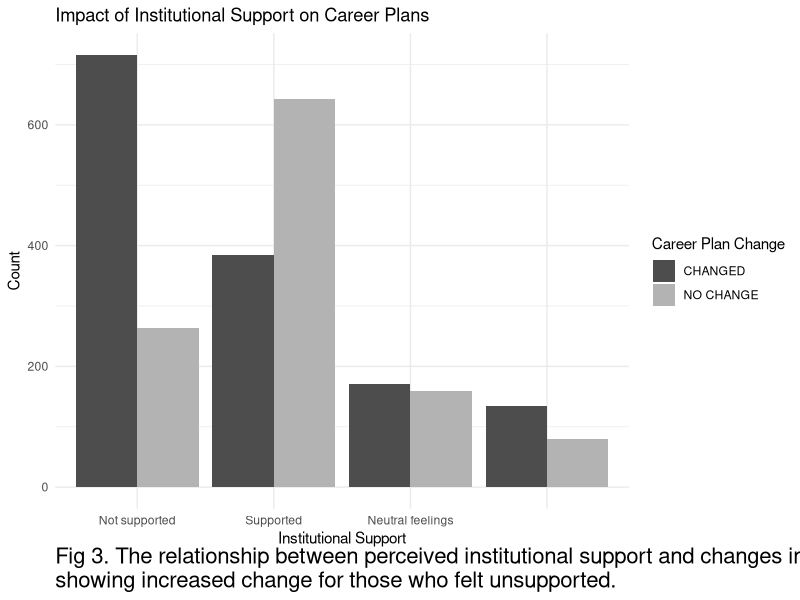
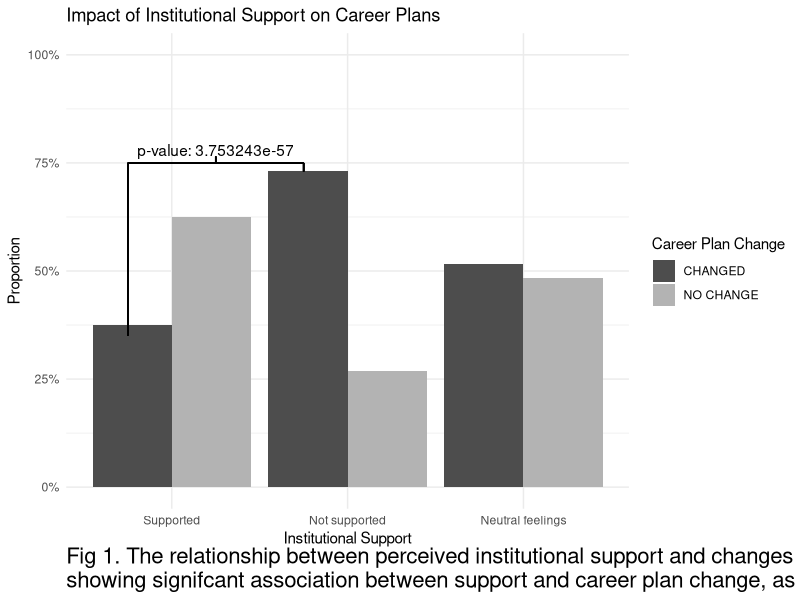
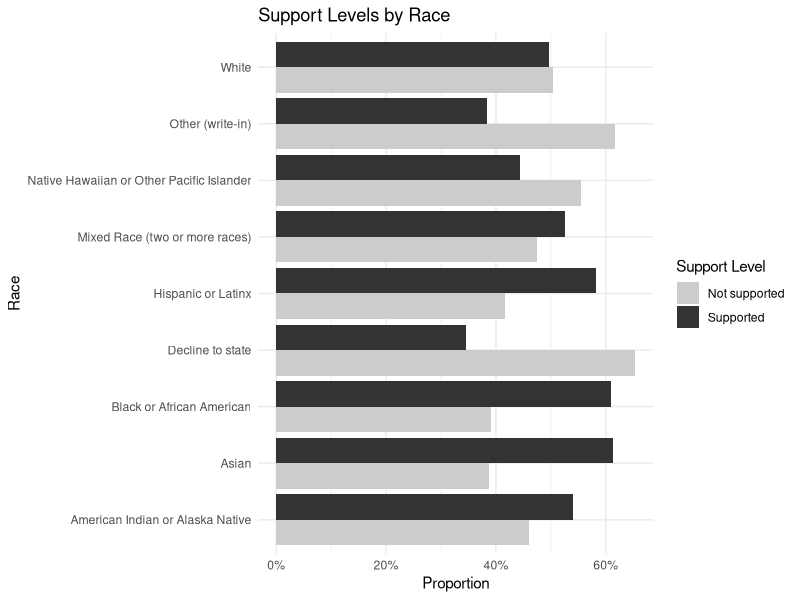
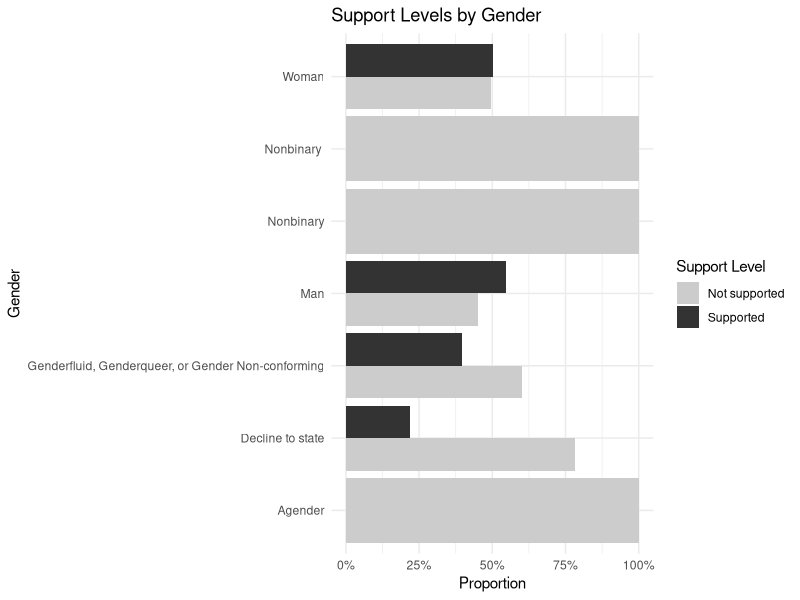
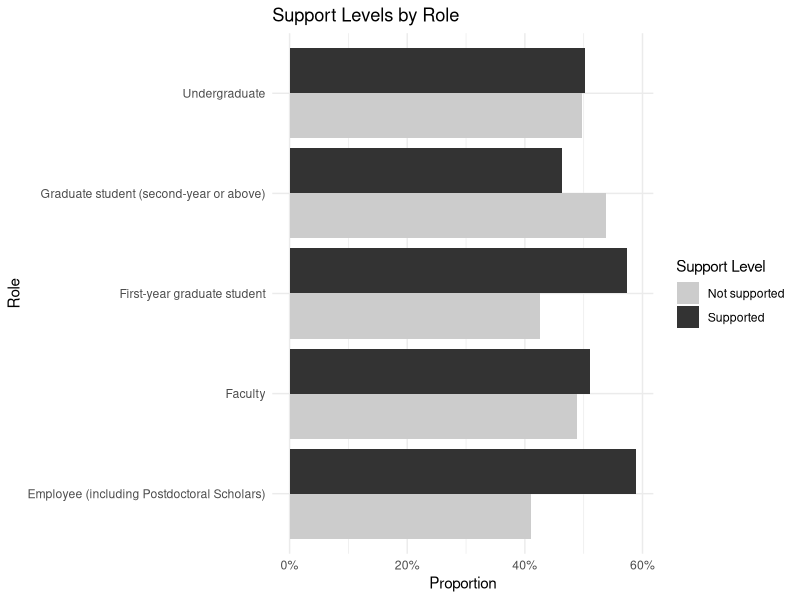
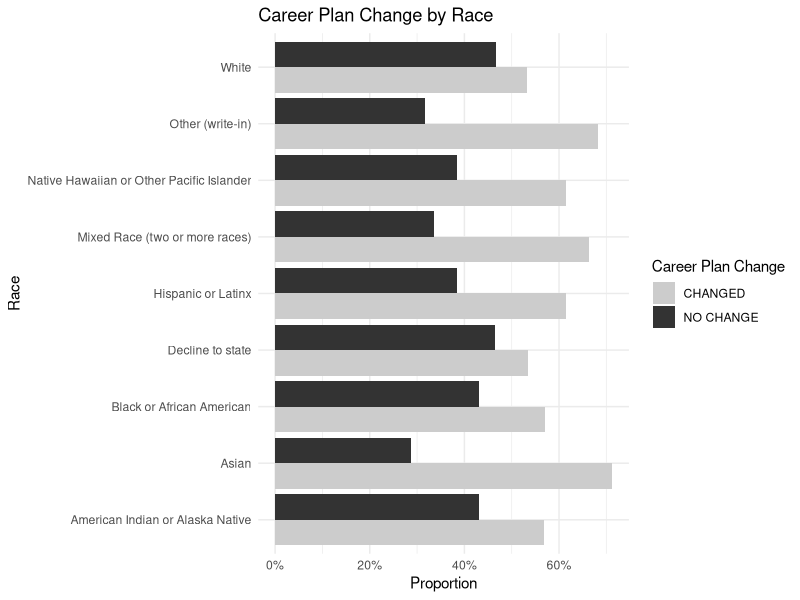
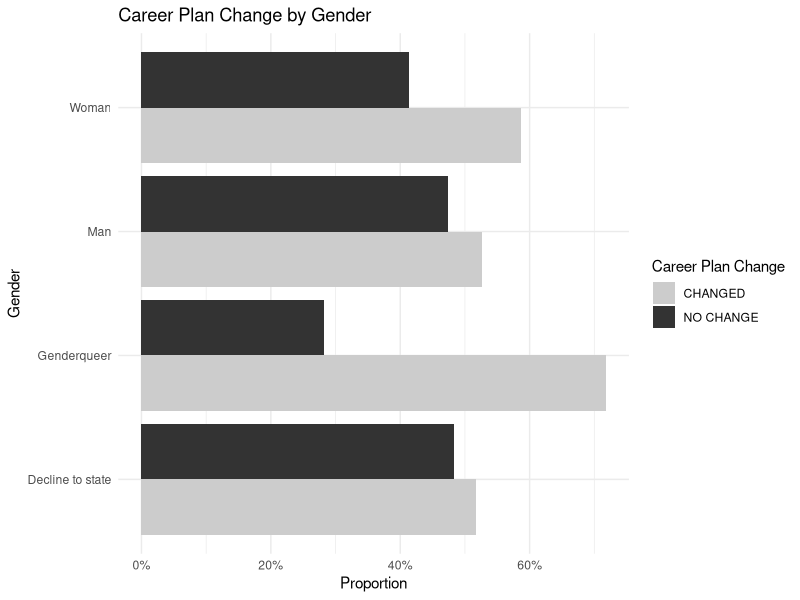
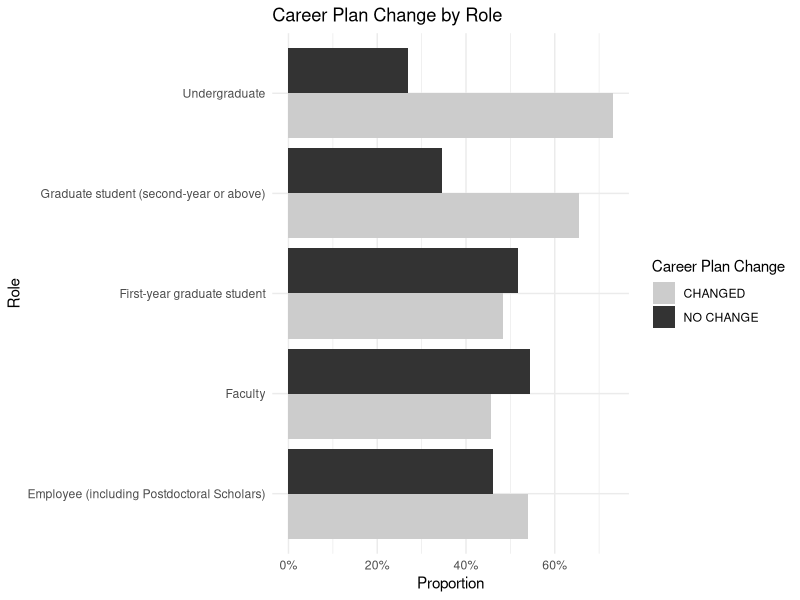

Write the R code that produced these figures, in order. (Note: this script raises an error after producing the figures.)
## ---- chunk 1
library(tidyverse)
library(patchwork)
library(ggsignif)
library(kableExtra)
library(ggrepel)
data <- read.csv("data_all.csv", skip = 1)
## ---- chunk 2
df_supported <- data %>% 
  rename(Supported = Did.you.feel.supported.from.your.institution..department..team..etc...,
         Changed = How.has.COVID.19.changed.and.or.altered.your.academic.or.professional.plans...Some.examples..programs.you.will.apply.to..jobs.you.will.apply.to..interest.level.in.certain.career.paths.) %>% 
  select(Supported, Changed)

df_supported <- df_supported %>%
  mutate(Supported = case_when(
    Supported %in% c("Supported", "supported") ~ "Supported",
    Supported %in% c("Not supported", "Not Supported", "not supported") ~ "Not supported",
    Supported %in% c("Neutral feelings", "Neutral feellings", "neutral feelings") ~ "Neutral feelings",
    TRUE ~ Supported
  ))


head(df_supported)
## ---- chunk 3
contingency_table <- table(df_supported$Supported, df_supported$Changed)
chisq_test <- chisq.test(contingency_table)
p_value <- chisq_test$p.value
## ---- chunk 4
summarized_df <- df_supported %>%
  group_by(Supported, Changed) %>%
  summarise(Count = n()) %>%
  ungroup()

summarized_df <- summarized_df %>%
  arrange(desc(Count)) %>%
  mutate(Supported = factor(Supported, levels = unique(Supported)))

ggplot(summarized_df, aes(x = Supported, y = Count, fill = Changed)) +
  geom_bar(stat = "identity", position = "dodge") +
  labs(title = "Impact of Institutional Support on Career Plans",
       x = "Institutional Support",
       y = "Count",
       fill = "Career Plan Change",
       caption = "Fig 3. The relationship between perceived institutional support and changes in academic or professional plans due to COVID-19,\nshowing increased change for those who felt unsupported.") +
  scale_fill_manual(values = c("NO CHANGE" = "grey70", "CHANGED" = "grey30")) +
  theme_minimal() +
  theme(plot.caption = element_text(hjust = 0, margin = margin(t = 0, r = 0, b = 0, l = 0), size = 16))
## ---- chunk 5
df_filtered <- df_supported %>%
  filter(Supported %in% c("Not supported", "Supported", "Neutral feelings"))

summarized_df <- df_filtered %>%
  group_by(Supported, Changed) %>%
  summarise(Count = n()) %>%
  mutate(Proportion = Count / sum(Count)) %>%
  ungroup()

summarized_df$Supported <- factor(summarized_df$Supported, levels = c("Supported", "Not supported", "Neutral feelings"))

ggplot(summarized_df, aes(x = Supported, y = Proportion, fill = Changed)) +
  geom_bar(stat = "identity", position = "dodge") +
  labs(title = "Impact of Institutional Support on Career Plans",
       x = "Institutional Support",
       y = "Proportion",
       fill = "Career Plan Change",
       caption = "Fig 1. The relationship between perceived institutional support and changes in academic or professional plans due to COVID-19,\nshowing signifcant association between support and career plan change, as shown from p-value from chi-square test of independence.") +
  scale_fill_manual(values = c("NO CHANGE" = "grey70", "CHANGED" = "grey30")) +
  theme_minimal() +
  scale_y_continuous(labels = scales::percent_format(), limits = c(0, 1)) +
  theme(plot.caption = element_text(hjust = 0, margin = margin(t = 0, r = 0, b = 0, l = 0), size = 16)) +
  geom_segment(aes(x = 1 - 0.25, xend = 2 - 0.25, y = 0.75, yend = 0.75)) +
  geom_segment(aes(x = 1 - 0.25, xend = 1 - 0.25, y = 0.35, yend = 0.75)) +
  geom_segment(aes(x = 2 - 0.25, xend = 2 - 0.25, y = 0.73, yend = 0.75)) +
  geom_segment(aes(x = (1.75 + 0.75) / 2, xend = (1.75 + 0.75) / 2, y = 0.75, yend = 0.765)) +
  annotate("text", x = (1.75 + 0.75) / 2, y = 0.78, label = paste("p-value:", format(p_value, scientific = TRUE)))

## ---- chunk 6
df_supported <- data %>% 
  rename(Supported = Did.you.feel.supported.from.your.institution..department..team..etc...,
         Race = What.is.your.race.and.or.ethnicity..Check.all.that.apply....Selected.Choice,
         Gender = How.would.you.describe.yourself...Mark.one.answer....Selected.Choice
         ) %>% 
  select(Race, Gender, Role, Supported)

df_supported <- df_supported %>%
  mutate(Supported = case_when(
    Supported %in% c("Supported", "supported") ~ "Supported",
    Supported %in% c("Not supported", "Not Supported", "not supported") ~ "Not supported",
    Supported %in% c("Neutral feelings", "Neutral feellings", "neutral feelings") ~ "Neutral feelings",
    Supported == "" ~ "Not coded yet",
    TRUE ~ Supported
  ))

df_supported <- df_supported %>%
  filter(Supported %in% c("Supported", "Not supported"))
df_supported <- df_supported %>%
  separate_rows(Race, sep = ",\\s*")
## ---- chunk 7
df_race <- df_supported %>%
  group_by(Race, Supported) %>%
  summarise(count = n()) %>%
  mutate(proportion = count / sum(count))

ggplot(df_race, aes(x = Race, y = proportion, fill = Supported)) +
  geom_bar(stat = "identity", position = "dodge") +
  scale_y_continuous(labels = scales::percent_format()) +
  scale_fill_grey(start = 0.8, end = 0.2) +
  labs(title = "Support Levels by Race",
       x = "Race",
       y = "Proportion",
       fill = "Support Level") +
  theme_minimal() +
  coord_flip()

df_gender <- df_supported %>%
  group_by(Gender, Supported) %>%
  summarise(count = n()) %>%
  mutate(proportion = count / sum(count))

ggplot(df_gender, aes(x = Gender, y = proportion, fill = Supported)) +
  geom_bar(stat = "identity", position = "dodge") +
  scale_y_continuous(labels = scales::percent_format()) +
  scale_fill_grey(start = 0.8, end = 0.2) +
  labs(title = "Support Levels by Gender",
       x = "Gender",
       y = "Proportion",
       fill = "Support Level") +
  theme_minimal() +
  coord_flip()

df_role <- df_supported %>%
  group_by(Role, Supported) %>%
  summarise(count = n()) %>%
  mutate(proportion = count / sum(count))

ggplot(df_role, aes(x = Role, y = proportion, fill = Supported)) +
  geom_bar(stat = "identity", position = "dodge") +
  scale_y_continuous(labels = scales::percent_format()) +
  scale_fill_grey(start = 0.8, end = 0.2) +
  labs(title = "Support Levels by Role",
       x = "Role",
       y = "Proportion",
       fill = "Support Level") +
  theme_minimal() +
  coord_flip()
## ---- chunk 8
df_supported <- data %>% 
  rename(Changed = How.has.COVID.19.changed.and.or.altered.your.academic.or.professional.plans...Some.examples..programs.you.will.apply.to..jobs.you.will.apply.to..interest.level.in.certain.career.paths.,
         Race = What.is.your.race.and.or.ethnicity..Check.all.that.apply....Selected.Choice,
         Gender = How.would.you.describe.yourself...Mark.one.answer....Selected.Choice
         ) %>% 
  select(Race, Gender, Role, Changed)

df_supported <- df_supported %>%
  separate_rows(Race, sep = ",\\s*") %>% 
  mutate(Gender := str_trim(Gender)) %>% 
  mutate(Gender := case_when(
      Gender %in% c("Nonbinary", "Agender", "Genderfluid, Genderqueer, or Gender Non-conforming") ~ "Genderqueer",
      TRUE ~ as.character(Gender)
    ))
## ---- chunk 9
df_race <- df_supported %>%
  group_by(Race, Changed) %>%
  summarise(count = n()) %>%
  mutate(proportion = count / sum(count))

ggplot(df_race, aes(x = Race, y = proportion, fill = Changed)) +
  geom_bar(stat = "identity", position = "dodge") +
  scale_y_continuous(labels = scales::percent_format()) +
  scale_fill_grey(start = 0.8, end = 0.2) +
  labs(title = "Career Plan Change by Race",
       x = "Race",
       y = "Proportion",
       fill = "Career Plan Change") +
  theme_minimal() +
  coord_flip()

df_gender <- df_supported %>%
  group_by(Gender, Changed) %>%
  summarise(count = n()) %>%
  mutate(proportion = count / sum(count))

ggplot(df_gender, aes(x = Gender, y = proportion, fill = Changed)) +
  geom_bar(stat = "identity", position = "dodge") +
  scale_y_continuous(labels = scales::percent_format()) +
  scale_fill_grey(start = 0.8, end = 0.2) +
  labs(title = "Career Plan Change by Gender",
       x = "Gender",
       y = "Proportion",
       fill = "Career Plan Change") +
  theme_minimal() +
  coord_flip()

df_role <- df_supported %>%
  group_by(Role, Changed) %>%
  summarise(count = n()) %>%
  mutate(proportion = count / sum(count))

ggplot(df_role, aes(x = Role, y = proportion, fill = Changed)) +
  geom_bar(stat = "identity", position = "dodge") +
  scale_y_continuous(labels = scales::percent_format()) +
  scale_fill_grey(start = 0.8, end = 0.2) +
  labs(title = "Career Plan Change by Role",
       x = "Role",
       y = "Proportion",
       fill = "Career Plan Change") +
  theme_minimal() +
  coord_flip()
## ---- chunk 10
df_supported <- df_supported %>% 
  filter(!Race %in% c("Decline to state", "Other (write-in)")) %>% 
  filter(!Gender %in% c("Decline to state", "Other (write-in)"))

df_updated_race <- df_supported %>%
  mutate(Race_Comparison = case_when(
    Race %in% c("White") ~ "White",
    TRUE ~ "BIPOC"
  )) %>%
  filter(Race_Comparison %in% c("White", "BIPOC"))
## ---- chunk 11
race_counts <- df_updated_race %>%
  group_by(Race_Comparison, Changed) %>%
  summarise(count = n(), .groups = 'drop') %>%
  pivot_wider(names_from = Changed, values_from = count, values_fill = 0)

race_test <- chisq.test(as.matrix(race_counts[, -1]))
## ---- chunk 12
df_woman_man <- df_supported %>%
  filter(Gender %in% c("Woman", "Man"))
contingency_table_woman_man <- table(df_woman_man$Gender, df_woman_man$Changed)
chisq_test_woman_man <- chisq.test(contingency_table_woman_man)
p_value_woman_man <- chisq_test_woman_man$p.value
df_genderqueer_man <- df_supported %>%
  filter(Gender %in% c("Genderqueer", "Man"))
contingency_table_genderqueer_man <- table(df_genderqueer_man$Gender, df_genderqueer_man$Changed)
chisq_test_genderqueer_man <- chisq.test(contingency_table_genderqueer_man)
p_value_genderqueer_man <- chisq_test_genderqueer_man$p.value

print(paste("p-value for Woman vs Man: ", format(p_value_woman_man, scientific = TRUE)))
print(paste("p-value for Genderqueer vs Man: ", format(p_value_genderqueer_man, scientific = TRUE)))
## ---- chunk 13
df_race <- df_supported %>%
  group_by(Race, Changed) %>%
  summarise(count = n()) %>%
  mutate(proportion = count / sum(count)) %>% 
  filter(Changed == "CHANGED")%>%
  arrange(-desc(proportion))

df_race$Race <- factor(df_race$Race, levels = df_race$Race)

race_graph <- ggplot(df_race, aes(x = proportion, y = Race)) +
  geom_bar(stat = "identity") +
  scale_x_continuous(labels = scales::percent_format(), limits = c(0, 1)) +
  scale_fill_grey(start = 0.8, end = 0.2) +
  labs(title = "Race",
       x = "",
       y = "") +
  theme_minimal() +
  geom_segment(aes(x = 0.725, xend = 0.725, y = "Asian", yend = "American Indian or Alaska Native")) + 
  geom_segment(aes(x = 0.7, xend = 0.725, y = "Asian")) + 
  geom_segment(aes(x = 0.55, xend = 0.725, y = "American Indian or Alaska Native")) + geom_segment(aes(x = 0.725, xend = 0.73, y = "Hispanic or Latinx")) +
  annotate("text", x = 0.73, y = "Hispanic or Latinx", label = "BIPOC", hjust = 0) + geom_signif(comparisons = list(c("Hispanic or Latinx", "White")),
              annotations = paste("p-value:", format(race_test$p.value, scientific = TRUE)), y = 0.775)
  


df_gender <- df_supported %>%
  group_by(Gender, Changed) %>%
  summarise(count = n()) %>%
  mutate(proportion = count / sum(count)) %>% 
  filter(Changed == "CHANGED")%>%
  arrange(-desc(proportion))

df_gender$Gender <- factor(df_gender$Gender, levels = df_gender$Gender)

gender_graph <- ggplot(df_gender, aes(x = proportion, y = Gender)) +
  geom_bar(stat = "identity") +
  scale_x_continuous(labels = scales::percent_format(), limits = c(0, 1)) +
  scale_fill_grey(start = 0.8, end = 0.2) +
labs(title = "Gender",
     x = "",
     y = "") +
theme_minimal() +
  geom_signif(comparisons = list(c("Genderqueer", "Man")),
              annotations = paste("p-value:", format(p_value_genderqueer_man, scientific = TRUE))) +
  geom_signif(comparisons = list(c("Woman", "Man")),
              annotations = paste("p-value:", format(p_value_woman_man, scientific = TRUE)), y = 0.6)

race_graph / gender_graph +
plot_layout(guides = "collect") &
plot_annotation(
  title = "Career Plan Change Due to COVID-19 by Race & Gender",
  caption = "Fig 2. Career plan changes due to COVID-19 by racial and gender groups. Shows underrepresented groups exhibited higher levels of change\nas seen from p-value from chi-square tests of independence.",
  theme = theme(plot.caption = element_text(hjust = 0, margin = margin(t = 0, r = 0, b = 0, l = 0), size = 16))
)
## ---- chunk 14
df_supported <- data %>% 
  rename(Supported = Did.you.feel.supported.from.your.institution..department..team..etc...,
         Changed = How.has.COVID.19.changed.and.or.altered.your.academic.or.professional.plans...Some.examples..programs.you.will.apply.to..jobs.you.will.apply.to..interest.level.in.certain.career.paths.,
         Race = What.is.your.race.and.or.ethnicity..Check.all.that.apply....Selected.Choice,
         Gender = How.would.you.describe.yourself...Mark.one.answer....Selected.Choice
         ) %>% 
  select(Race, Gender, Changed, Supported)

df_supported <- df_supported %>%
  mutate(Supported = case_when(
    Supported %in% c("Supported", "supported") ~ "Supported",
    Supported %in% c("Not supported", "Not Supported", "not supported") ~ "Not supported",
    Supported %in% c("Neutral feelings", "Neutral feellings", "neutral feelings") ~ "Neutral feelings",
    Supported == "" ~ "Not coded yet",
    TRUE ~ Supported
  ))

df_supported <- df_supported %>%
  filter(Supported %in% c("Supported", "Not supported"))
df_supported <- df_supported %>%
  separate_rows(Race, sep = ",\\s*") %>% 
  mutate(Gender := str_trim(Gender)) %>% 
  mutate(Gender := case_when(
      Gender %in% c("Nonbinary", "Agender", "Genderfluid, Genderqueer, or Gender Non-conforming") ~ "Genderqueer",
      TRUE ~ as.character(Gender)
    ))

df_supported <- df_supported %>% 
  filter(!Race %in% c("Decline to state", "Other (write-in)")) %>% 
  filter(!Gender %in% c("Decline to state", "Other (write-in)"))
## ---- chunk 15
df_race <- df_supported %>%
  group_by(Race, Changed, Supported) %>%
  summarise(count = n()) %>%
  mutate(proportion = count / sum(count))

df_gender <- df_supported %>%
  group_by(Gender, Changed, Supported) %>%
  summarise(count = n()) %>%
  mutate(proportion = count / sum(count))
## ---- chunk 16
df_race <- df_race %>%
  mutate(Support_Change = interaction(Supported, Changed))

ggplot(df_race, aes(x = proportion, y = reorder(Race, proportion), fill = Support_Change)) +
  geom_bar(stat = "identity") +
  geom_text(aes(label = proportion), position = position_dodge(width = 0.8), hjust = -0.1)+
  facet_wrap(~ Support_Change) +
  scale_x_continuous(labels = scales::percent_format()) +
  scale_fill_grey(start = 0.8, end = 0.2, name = "Support Status and Change") +
  labs(title = "Impact of Institutional Support on Career Plan Changes by Race",
       x = "Proportion of Responses",
       y = "Race") +
  theme_minimal() +
  theme(axis.text.x = element_text(angle = 45, hjust = 1))
## ---- chunk 17
df_updated_race <- df_supported %>%
  mutate(Race_Comparison = case_when(
    Race %in% c("White") ~ "White",
    TRUE ~ "BIPOC"
  )) %>%
  filter(Race_Comparison %in% c("White", "BIPOC"))
 
df_race <- df_updated_race %>%
  group_by(Race_Comparison, Changed, Supported) %>%
  summarise(count = n()) %>%
  mutate(proportion = count / sum(count)) %>% 
  ungroup() %>% 
  pivot_wider(names_from = Race_Comparison, values_from = c(count,proportion)) %>%
  mutate(difference = proportion_BIPOC  - proportion_White)
df_race
## ---- chunk 18
df_gender <- df_gender %>%
  mutate(Support_Change = interaction(Supported, Changed))

ggplot(df_gender, aes(x = proportion, y = reorder(Gender, proportion), fill = Support_Change)) +
  geom_bar(stat = "identity") +
  geom_text(aes(label = proportion), position = position_dodge(width = 0.8), hjust = -0.1)+
  facet_wrap(~ Support_Change) +
  scale_x_continuous(labels = scales::percent_format()) +
  scale_fill_grey(start = 0.8, end = 0.2, name = "Support Status and Change") +
  labs(title = "Impact of Institutional Support on Career Plan Changes by Gender",
       x = "Proportion of Responses",
       y = "Gender") +
  theme_minimal() +
  theme(axis.text.x = element_text(angle = 45, hjust = 1))
## ---- chunk 19
summarized_df <- df_supported %>%
  group_by(Race, Supported) %>%
  summarise(Count = n()) %>%
  mutate(proportion = Count / sum(Count))

ggplot(summarized_df, aes(x = proportion, y = Race, fill = Supported)) +
  geom_bar(stat = "identity", position = "dodge") +
  labs(title = "Feelings of Support by Race",
       x = "Proportion",
       y = "")
## ---- chunk 20
ggplot(df_race, aes(x = Race, y = proportion , fill = Supported)) +
  geom_bar(stat = "identity") +
  facet_wrap(~ Changed) +
  scale_y_continuous(labels = scales::percent_format()) +
  scale_fill_grey(start = 0.8, end = 0.2, name = "Support Status") +
  labs(title = "Impact of Institutional Support on Career Plan Changes by Race",
       x = "Race",
       y = "Proportion of Responses") +
  theme_minimal() +
  theme(axis.text.x = element_text(angle = 45, hjust = 1))
## ---- chunk 21
df_race <- df_supported %>%
  group_by(Race, Changed, Supported) %>%
  summarise(count = n(), .groups = 'drop') %>%
  group_by(Race, Supported) %>%
  mutate(total_count = sum(count),
         proportion = count / total_count) %>%
  ungroup()
ggplot(df_race, aes(x = Race, y = proportion , fill = Supported)) +
  geom_bar(stat = "identity") +
  facet_wrap(~ Changed) +
  scale_y_continuous(labels = scales::percent_format()) +
  scale_fill_grey(start = 0.8, end = 0.2, name = "Support Status") +
  labs(title = "Impact of Institutional Support on Career Plan Changes by Race",
       x = "Race",
       y = "Proportion of Responses") +
  theme_minimal() +
  theme(axis.text.x = element_text(angle = 45, hjust = 1))
## ---- chunk 22
df_race <- df_race %>%
  mutate(Support_Change = interaction(Supported, Changed))

ggplot(df_race, aes(x = proportion, y = reorder(Race, proportion), fill = Support_Change)) +
  geom_bar(stat = "identity") +
  geom_text(aes(label = proportion), position = position_dodge(width = 0.8), hjust = -0.1)+
  facet_wrap(~ Support_Change) +
  scale_x_continuous(labels = scales::percent_format()) +
  scale_fill_grey(start = 0.8, end = 0.2, name = "Support Status and Change") +
  labs(title = "Impact of Institutional Support on Career Plan Changes by Race",
       x = "Proportion of Responses",
       y = "Race") +
  theme_minimal() +
  theme(axis.text.x = element_text(angle = 45, hjust = 1))
## ---- chunk 23
df_race <- df_supported %>%
  group_by(Race, Changed, Supported) %>%
  summarise(count = n()) %>%
  mutate(proportion = count / sum(count),
         total_support = sum(count))

overall_support <- df_supported %>%
  group_by(Race, Supported) %>%
  summarise(count = n()) %>%
  mutate(overall_proportion = count / sum(count),
         total_race = sum(count))

df_race_deviation <- df_race %>%
    left_join(overall_support, by = c("Race", "Supported")) %>%
    mutate(deviation_from_mean = proportion - overall_proportion) %>% 
    filter(Supported == "Supported",
           Changed == "NO CHANGE")
## ---- chunk 24
label_data_1 <- df_race_deviation %>% 
  filter(Race == "American Indian or Alaska Native")
label_data_2 <- df_race_deviation %>%
  filter(Race == "White")

race_graph <- df_race_deviation %>% ggplot(aes(x = deviation_from_mean, y = reorder(Race, deviation_from_mean))) +
  geom_bar(stat = "identity", position = "dodge") +
  scale_x_continuous(labels = scales::percent_format()) +
  labs(title = "Race",
       x = "",
       y = "") +
  theme_minimal() +
  xlim(0,0.4) +
    geom_label_repel(data = label_data_1, 
                   aes(label = "Largest increase in percieved institutional support"),
                   nudge_x = 0.1, 
                   color = "black", 
                   box.padding = 0.5, 
                   point.padding = 0.5, 
                   segment.color = 'grey50',
                   show.legend = FALSE)+
    geom_label_repel(data = label_data_2, 
                   aes(label = "Smallest increase in percieved institutional support"),
                   nudge_x = 0.1, 
                   color = "black", 
                   box.padding = 0.5, 
                   point.padding = 0.5, 
                   segment.color = 'grey50',
                   show.legend = FALSE)+
  theme(axis.title.x = element_blank(),
        axis.text.x = element_blank(),
        axis.ticks.x = element_blank())
## ---- chunk 25
df_gender <- df_supported %>%
  group_by(Gender, Changed, Supported) %>%
  summarise(count = n()) %>%
  mutate(proportion = count / sum(count),
         total_support = sum(count))

overall_support <- df_supported %>%
  group_by(Gender, Supported) %>%
  summarise(count = n()) %>%
  mutate(overall_proportion = count / sum(count))

df_gender_deviation <- df_gender %>%
    left_join(overall_support, by = c("Gender", "Supported")) %>%
    mutate(deviation_from_mean = proportion - overall_proportion) %>% 
    filter(Supported == "Supported", Changed == "NO CHANGE")
## ---- chunk 26
label_data_1 <- df_gender_deviation %>%
  filter(Gender == "Genderqueer")
label_data_2 <- df_gender_deviation %>%
  filter(Gender == "Man")

gender_graph <- df_gender_deviation %>% 
  ggplot(aes(x = deviation_from_mean, y = reorder(Gender, deviation_from_mean))) +
  geom_bar(stat = "identity", position = "dodge") +
  scale_x_continuous(labels = scales::percent_format()) +
  labs(title = "Gender",
       x = "",
       y = "") +
  theme_minimal() +
  xlim(0,0.4)+
    geom_label_repel(data = label_data_1, 
                   aes(label = "Largest increase in percieved institutional support"),
                   nudge_x = 0.1, 
                   color = "black", 
                   box.padding = 0.5, 
                   point.padding = 0.5, 
                   segment.color = 'grey50',
                   show.legend = FALSE)+
    geom_label_repel(data = label_data_2, 
                   aes(label = "Smallest increase in percieved institutional support"),
                   nudge_x = 0.1, 
                   color = "black", 
                   box.padding = 0.5, 
                   point.padding = 0.5, 
                   segment.color = 'grey50',
                   show.legend = FALSE)
## ---- chunk 27
race_graph / gender_graph +   
  plot_annotation(
    caption = "Figure 4. Deviation from the respective group mean proportion of perceived institutional support by race and gender for individuals who did not change their career intentions, ordered\ndecreasingly. Thus top groups saw the largest increase in percieved institutional support (of those who did not express change in career intentions). Data suggest underrepresented\nindividuals who did not express change in career intentions percieved more feelings of institutional support.",
    theme = theme(plot.caption = element_text(hjust = 0, margin = margin(t = 0, r = 0, b = 0, l = 0), size = 16))
  )

## ---- chunk 28
df <- df_supported %>%
  mutate(
    Supported = factor(Supported, levels = c("Not supported", "Supported")),
    Changed = factor(Changed, levels = c("CHANGED", "NO CHANGE")),
    Gender = factor(Gender, levels = c("Genderqueer", "Woman", "Man")),
    Race = factor(ifelse(Race == "White", "White", "BIPOC"), levels = c("White", "BIPOC"))
  )

model_interaction <- glm(Supported ~ Race:Changed, data = df, family = binomial)

summary(model_interaction)
## ---- chunk 29
model_interaction <- glm(Supported ~ Gender:Changed, data = df, family = binomial)

summary(model_interaction)
